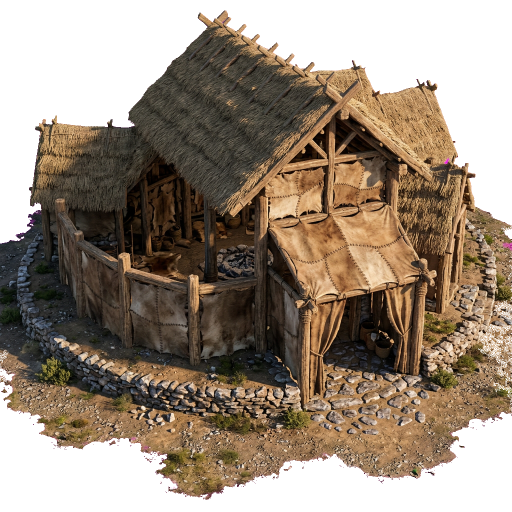
#> input picture assets/delivery/stone-starter-20261003/derivatives/v3/townhall-stone.png, 1024 x 1024 px (shown at 1/2 size)
$ python detail-checks.py
#> lines starting #> are read from the running program, lines starting #| are printed output that depends on the picture; after the words box and inside, x2 and y2 are one past the last pixel; in counts of white or black regions, pixels touching at a corner belong together
from pathlib import Path
import json, hashlib, re
import numpy as np, cv2
from PIL import Image,ImageDraw
ROOT=Path(__file__).resolve().parents[2]; OUT=Path(__file__).resolve().parent
def load(p):return json.loads(p.read_text(encoding='utf-8-sig'))
def sha(p):return hashlib.sha256(p.read_bytes()).hexdigest()
hall=np.array(Image.open(ROOT/'assets/delivery/stone-starter-20261003/derivatives/v3/townhall-stone.png'))
#> hall is the input picture: shape (1024, 1024, 4); mean R, G, B, A 151.2, 61.3, 119.8, 174.6
r,g,b=hall[:,:,0].astype(int),hall[:,:,1].astype(int),hall[:,:,2].astype(int)
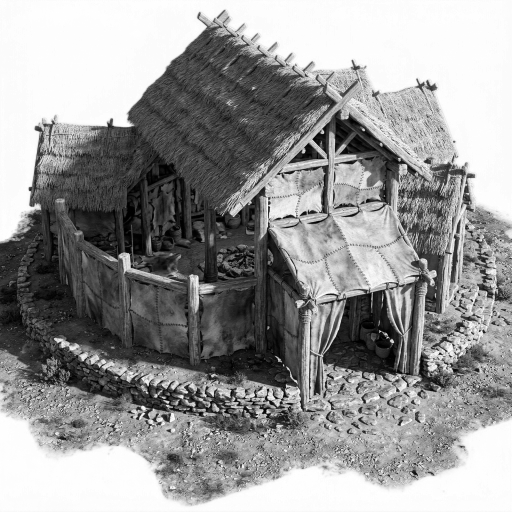
#> r: shape (1024, 1024) int64 (shown at 1/2 size); min 0, max 255, mean 151.2
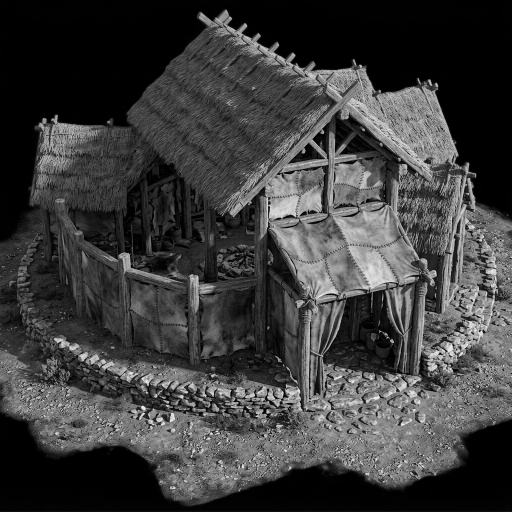
#> g: shape (1024, 1024) int64 (shown at 1/2 size); min 0, max 252, mean 61.3
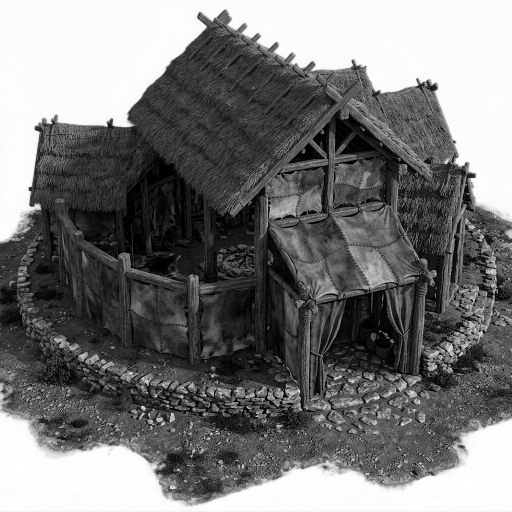
#> b: shape (1024, 1024) int64 (shown at 1/2 size); min 0, max 255, mean 119.8
pink=(hall[:,:,3]>16)&(r>120)&(b>g+30)&(g<140)
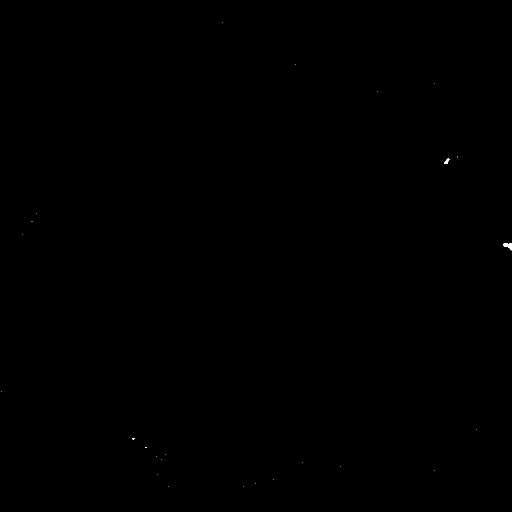
#> pink: shape (1024, 1024) bool (shown at 1/2 size); 0.02% white; 25 white regions (23 under 20 px), largest, box (x1, y1, x2, y2) and area: (1006, 486, 1024, 501) 158, (889, 316, 899, 328) 62
n,labels,stats,cent=cv2.connectedComponentsWithStats(pink.astype('uint8'),8)
#> labels: shape (1024, 1024) int32; 26 distinct labels, from 0 to 25
#> n = 26; stats = 26 rows, first 6: [0, 0, 1024, 1024, 1048314], [445, 44, 1, 1, 1], [591, 128, 1, 1, 1], [869, 167, 1, 1, 1], [754, 183, 1, 1, 1], [914, 313, 2, 2, 2]; cent = 26 pairs, first value 2 to 1016.1, second value 44 to 973
components=sorted(stats[1:].tolist(),key=lambda s:s[4],reverse=True)[:12]
#> components = [[1006, 486, 18, 15, 158], [889, 316, 10, 12, 62], [264, 876, 6, 3, 13], [290, 894, 3, 2, 6], [914, 313, 2, 2, 2], [63, 442, 2, 1, 2], [445, 44, 1, 1, 1], [591, 128, 1, 1, 1], [869, 167, 1, 1, 1], [754, 183, 1, 1, 1], [73, 426, 1, 1, 1], [45, 468, 1, 1, 1]]
sheet=Image.new('RGB',(1200,600),(25,25,25)); draw=ImageDraw.Draw(sheet)
#> after `sheet = Image.new('RGB', (1200, 600), (25, 25, 25))`: sheet: PIL image 1200x600 RGB; every value is 25
for i,(x,y,w,h,area) in enumerate(components[:6]):
    box=(max(0,x-30),max(0,y-30),min(1024,x+w+30),min(1024,y+h+30))
    for j,color in enumerate([(0,0,0,255),(255,255,255,255)]):
        tile=Image.new('RGBA',(1024,1024),color); tile.alpha_composite(Image.fromarray(hall)); crop=tile.crop(box).convert('RGB')
        crop.thumbnail((190,240)); sheet.paste(crop,(i*200,j*300+30)); draw.text((i*200,j*300+3),str((x,y,w,h,area)),fill='white')
#> this loop made 6 passes
#> (x, y, w, h, area, box) on passes 1 to 2: (1006, 486, 18, 15, 158, (976, 456, 1024, 531)), (889, 316, 10, 12, 62, (859, 286, 929, 358))
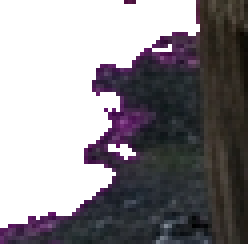
#> crop: PIL image 62x61 RGB (shown 4 times larger); mean R, G, B 140.5, 136.7, 141.1
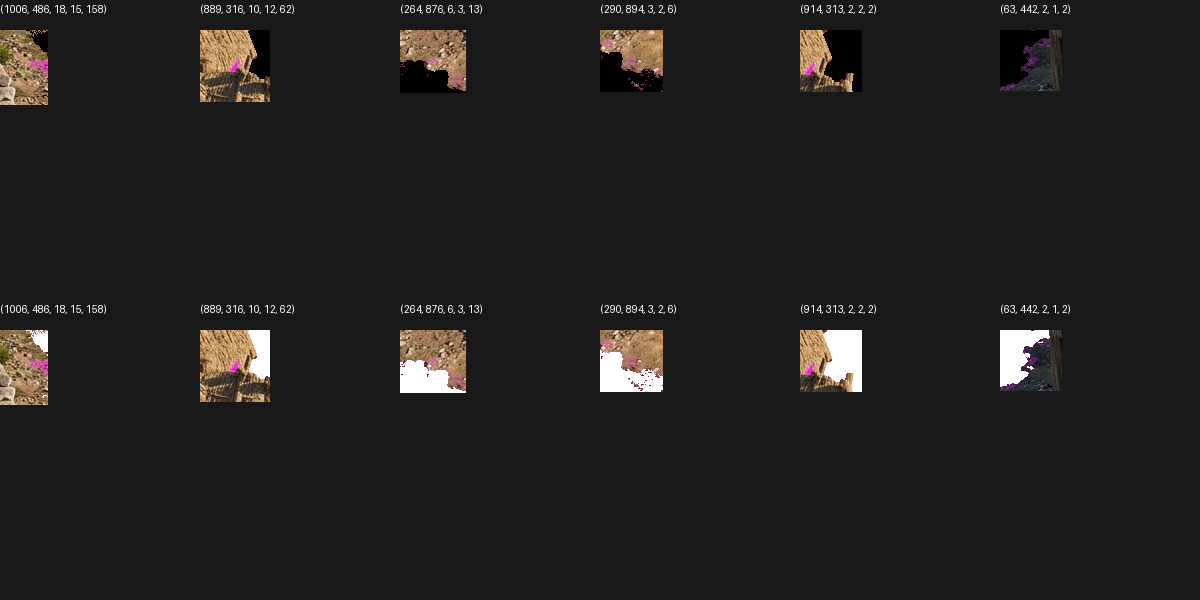
#> sheet: PIL image 1200x600 RGB; mean R, G, B 33.2, 31.7, 30.6
sheet.save(OUT/'hall-pink-native-crops.png')
#> (the run stopped early here; a loop or call above may not have finished)
